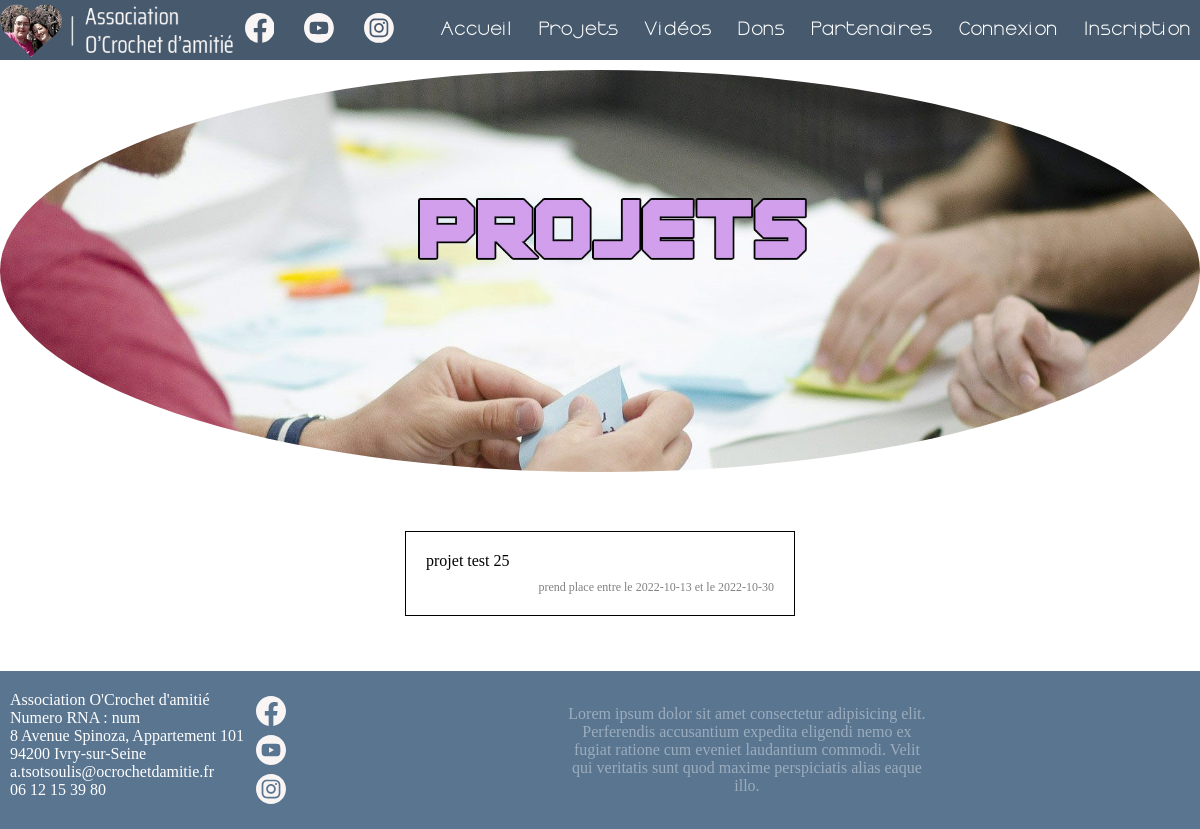
/projet/tout, run on an earlier commit of the app's database.
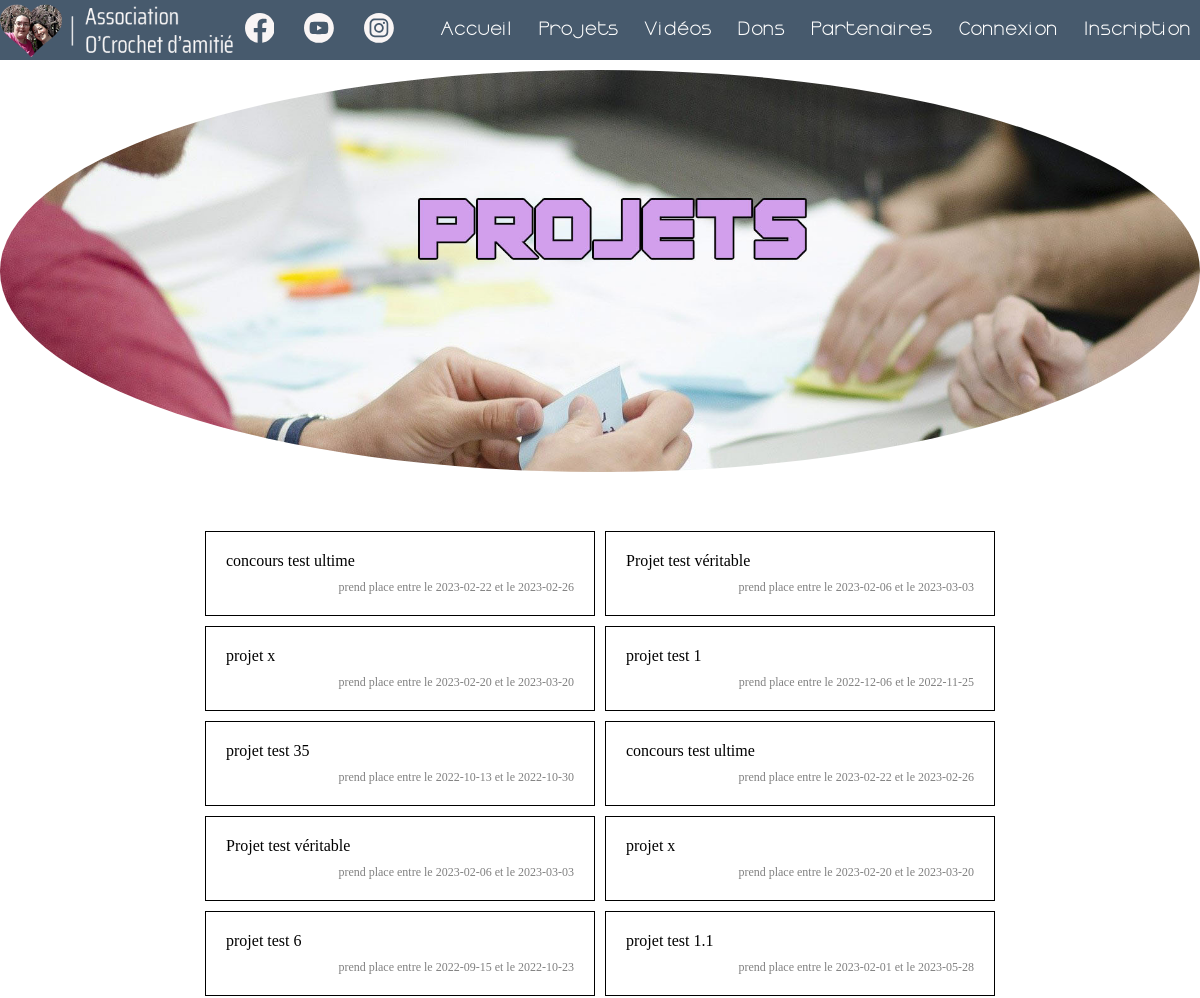
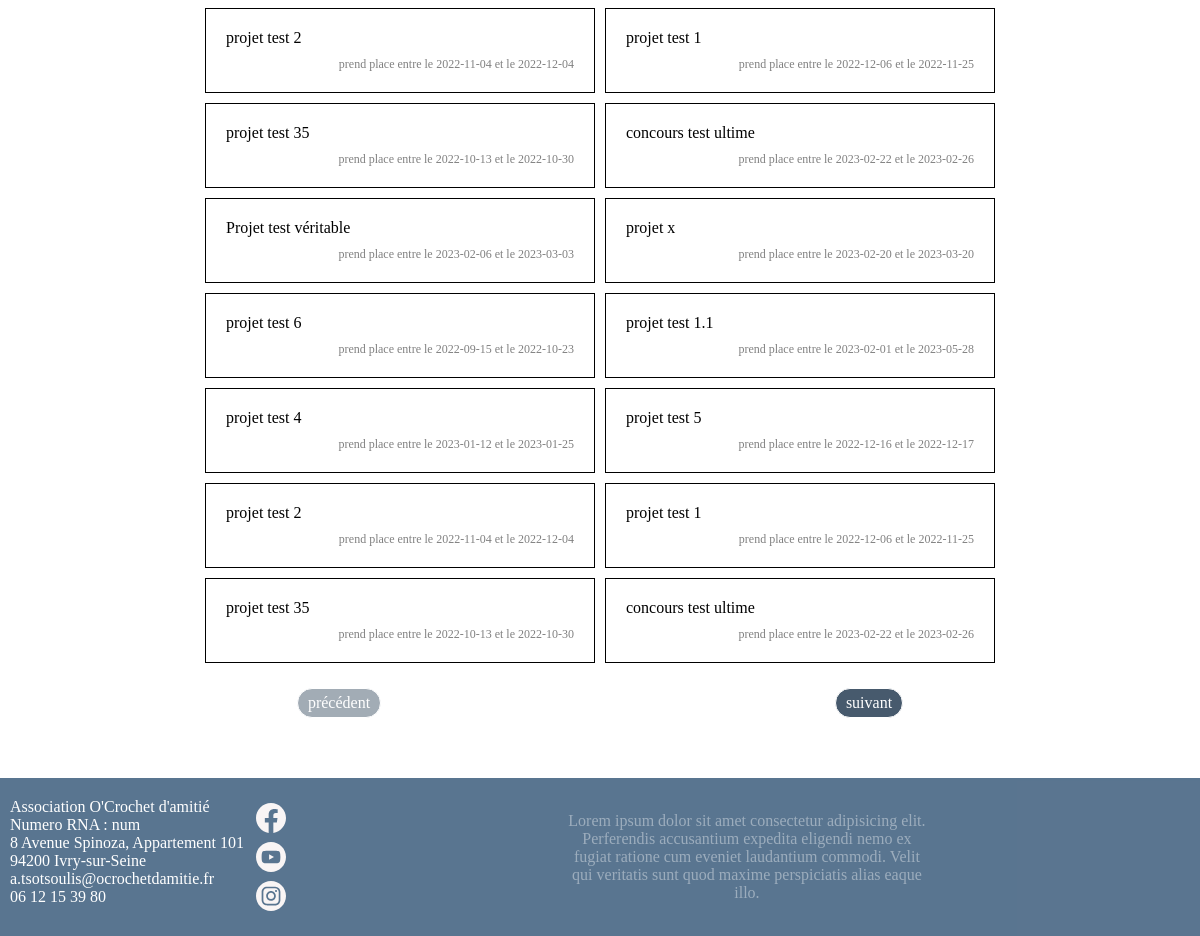
And on a later commit of the database (2 pictures, top to bottom).
### tables this page shows
CREATE TABLE `projet` (
  `id` int(11) NOT NULL,
  `nom` varchar(50) NOT NULL,
  `page` text NOT NULL COMMENT 'false',
  `date_debut` date NOT NULL DEFAULT current_timestamp(),
  `date_fin` date DEFAULT NULL,
  `slug` varchar(50) NOT NULL
);

### Controllers/BaseController.php (called while the page is built, shortened)
<?php
class BaseController {
    public function affichage($fichier, array $parametres = [])
    {
        extract($parametres);
        include "Templates/base.html.php";
        include "Templates/vues/$fichier";
        include "Templates/footer.html.php";
    }
}

### Controllers/ProjetController.php (called while the page is built, shortened)
<?php
class ProjetController extends BaseController{
     public function tout($page = 1){
          $page = $page ? $page : 1;
          $nbParPage = 24;
          $offset = (($page - 1) * $nbParPage) - 1;
          $projets = Bdd::selection(["table" => "projet", "limit" => ($page == 1 ? "" : "$offset," ) . " $nbParPage", "order" => "id DESC" ]);
          $pageMax =  count($projets) !== 24 ?  true : false;
          return $this->affichage("projet/tout.html.php",[
               "projets" => $projets,
               "pageMax" => $pageMax,
               "page" => $page,
               "css" => "projet_accueil"
          ]);
     }
}

### index.php (called while the page is built, shortened)
<?php
require "Services/init.php";
$methode = $_GET["methode"] ?? "afficher";
$id = $_GET["id"] ?? null;
$page = $_GET["page"] ?? null;
$controleur = new $classControleur;
$controleur->$methode($id,$page);

### Services/init.php (called while the page is built, shortened)
<?php
include "Services/autoload.php";
function lien($controleur, $methode = "afficher", $id = null, $page = null) {
    return "/oCrochetDAmitie/$controleur/$methode" . ($id ? "/$id" : "") . ($page ? "/$page" : "");
};
function imgLink($nom){
    return "/oCrochetDAmitie/Assets/img/" . $nom;
}
function slugify($str){
    $unwanted_array = ['ś'=>'s', 'ą' => 'a', 'à' => 'a', 'ć' => 'c', 'ç' => 'c', 'ę' => 'e', 'è' => 'e', 'é' => 'e', 'û' => 'u', 'ù' => 'u', 'ê' => 'e', 'ł' => 'l', 'ń' => 'n', 'ó' => 'o', 'ô' => 'o', 'ź' => 'z', 'ż' => 'z','Ś'=>'s', 'Ą' => 'a', 'Ć' => 'c', 'Ç' => 'c', 'Ę' => 'e','Ê' => 'e', 'Ł' => 'l', 'Ń' => 'n', 'Ó' => 'o','Ô' => 'o', 'Ź' => 'z', 'Ż' => 'z'];
    $str = strtr( $str, $unwanted_array );
    $slug = strtolower(trim(preg_replace('/[\s-]+/', "-", preg_replace('/[^A-Za-z0-9-]+/', "-", preg_replace('/[&]/', 'and', preg_replace('/[\']/', '', iconv('UTF-8', 'ASCII//TRANSLIT', $str))))), "-"));
    return $slug;
}

### Services/autoload.php (called while the page is built, shortened)
<?php
function chargementClasse($nomClasseACharger){
    $nomClasseACharger = str_replace("\\", "/", $nomClasseACharger);
}

### Modeles/Bdd.php (called while the page is built, shortened)
<?php
class Bdd {
    static function connexion()
    {
        return new PDO("mysql:host=localhost;dbname=ocrochet","root","");
    }
    static function selection(array $para){
        extract($para);
        if(!isset($select)){
            $select = "*";
        }
        if(isset($where) && isset($compare)){
            $where = "WHERE $compare $where";
        } else {
            $where = "";
        }
        if(isset($limit) && $limit){
            $limit = "LIMIT $limit";
        } else {
            $limit = "";
        }
        if(isset($order) && $order){
            $order = "ORDER BY $order";
        } else {
            $order = "";
        }
        if(isset($and) && isset($andCompare)){
            if(isset($andWhere)){
                $and = "AND $andCompare $andWhere";
            } elseif(isset($andLike)){
                var_dump($and);
                $and = "AND $andCompare $andLike";
            } else {
                $and = "";
            }
        } else {
            $and = "";
        }
        $textRequete = "SELECT $select FROM $table $where $and $order $limit";
        if($requete = self::connexion()->query($textRequete)){
            $classFetch = "Modeles\Entities\\" . ucFirst($table);
            return $requete->fetchAll(PDO::FETCH_CLASS, $classFetch);
        }
        return false;
    }
}

### Modeles/Entities/Projet.php (called while the page is built, shortened)
<?php
class Projet{
    private string $nom;
    private string $date_debut;
    private string $date_fin;
    public function getNom()
    {
        return $this->nom;
    }
    public function getDate_debut()
    {
        return $this->date_debut;
    }
    public function getDate_fin()
    {
        return $this->date_fin;
    }
}

### Templates/vues/projet/tout.html.php (the view)
<?php
    $prev = $page - 1;
    $next = $page + 1;
?>
    <div class="banniere">
        <img src="<?= imgLink("Projets.jpg")?>" alt="Projets">
    </div>
    <div class="tout-les-projets">
        <?php foreach ($projets as $projet) :?>
            <div class='projet'>
                <div class="border">
                    <a href="<?= lien("projet","afficher", slugify($projet->getNom()))?>" class='lien'>
                        <p>
                            <?= $projet->getNom() ?>
                        </p>
                        <p class="infoSup">
                            <?= "prend place entre le " . $projet->getDate_debut() . " et le " . $projet->getDate_fin() ?>
                        </p>
                    </a>
                </div>
            </div class='projet'>
        <?php endforeach ?>
        <?php if (!($page == 1 && $pageMax)) :?>
        <div class="pagination">
            <a href="<?= lien("projet", "tout", $prev) ?>" class='button' <?= $prev < 1 ? 'disabled' : '' ?>> précédent </a>
            <a href="<?= lien("projet", "tout", $next) ?>" class='button' <?= $pageMax ? 'disabled' : '' ?>> suivant </a>
        </div>
        <?php endif ?>
    </div>

What changed in the data, as far as the page shows it:
no longer on this page (row edited): projet: nom "projet test 25", date_debut "2022-10-13", date_fin "2022-10-30"
added projet: nom "concours test ultime", date_debut "2023-02-22", date_fin "2023-02-26"
added projet: nom "Projet test véritable", date_debut "2023-02-06", date_fin "2023-03-03"
added projet: nom "projet x", date_debut "2023-02-20", date_fin "2023-03-20"
added projet: nom "projet test 1", date_debut "2022-12-06", date_fin "2022-11-25"
added projet: nom "projet test 35", date_debut "2022-10-13", date_fin "2022-10-30"
added projet: nom "concours test ultime", date_debut "2023-02-22", date_fin "2023-02-26"
added projet: nom "Projet test véritable", date_debut "2023-02-06", date_fin "2023-03-03"
added projet: nom "projet x", date_debut "2023-02-20", date_fin "2023-03-20"
added projet: nom "projet test 6", date_debut "2022-09-15", date_fin "2022-10-23"
added projet: nom "projet test 1.1", date_debut "2023-02-01", date_fin "2023-05-28"
added projet: nom "projet test 2", date_debut "2022-11-04", date_fin "2022-12-04"
added projet: nom "projet test 1", date_debut "2022-12-06", date_fin "2022-11-25"
added projet: nom "projet test 35", date_debut "2022-10-13", date_fin "2022-10-30"
added projet: nom "concours test ultime", date_debut "2023-02-22", date_fin "2023-02-26"
added projet: nom "Projet test véritable", date_debut "2023-02-06", date_fin "2023-03-03"
added projet: nom "projet x", date_debut "2023-02-20", date_fin "2023-03-20"
added projet: nom "projet test 6", date_debut "2022-09-15", date_fin "2022-10-23"
added projet: nom "projet test 1.1", date_debut "2023-02-01", date_fin "2023-05-28"
added projet: nom "projet test 4", date_debut "2023-01-12", date_fin "2023-01-25"
added projet: nom "projet test 5", date_debut "2022-12-16", date_fin "2022-12-17"
added projet: nom "projet test 2", date_debut "2022-11-04", date_fin "2022-12-04"
added projet: nom "projet test 1", date_debut "2022-12-06", date_fin "2022-11-25"
added projet: nom "projet test 35", date_debut "2022-10-13", date_fin "2022-10-30"
added projet: nom "concours test ultime", date_debut "2023-02-22", date_fin "2023-02-26"
Also different on the page:
text now shown: "précédent suivant"
